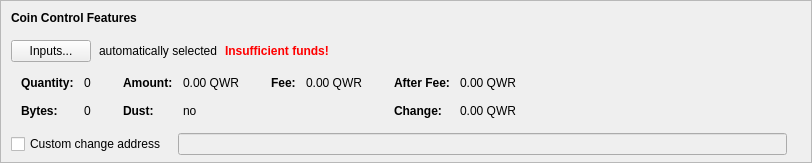
    <widget class="QFrame" name="frameCoinControl">
     <property name="sizePolicy">
      <sizepolicy hsizetype="Expanding" vsizetype="Expanding">
       <horstretch>0</horstretch>
       <verstretch>0</verstretch>
      </sizepolicy>
     </property>
     <property name="maximumSize">
      <size>
       <width>16777215</width>
       <height>16777215</height>
      </size>
     </property>
     <property name="frameShape">
      <enum>QFrame::StyledPanel</enum>
     </property>
     <property name="frameShadow">
      <enum>QFrame::Sunken</enum>
     </property>
     <layout class="QVBoxLayout" name="verticalLayoutCoinControl2">
      <property name="spacing">
       <number>0</number>
      </property>
      <property name="leftMargin">
       <number>0</number>
      </property>
      <property name="topMargin">
       <number>0</number>
      </property>
      <property name="rightMargin">
       <number>0</number>
      </property>
      <property name="bottomMargin">
       <number>6</number>
      </property>
      <item>
       <layout class="QVBoxLayout" name="verticalLayoutCoinControl" stretch="0,0,0,0,1">
        <property name="spacing">
         <number>0</number>
        </property>
        <property name="leftMargin">
         <number>10</number>
        </property>
        <property name="topMargin">
         <number>10</number>
        </property>
        <item>
         <layout class="QHBoxLayout" name="horizontalLayoutCoinControl1">
          <property name="bottomMargin">
           <number>15</number>
          </property>
          <item>
           <widget class="QLabel" name="labelCoinControlFeatures">
            <property name="sizePolicy">
             <sizepolicy hsizetype="Preferred" vsizetype="Maximum">
              <horstretch>0</horstretch>
              <verstretch>0</verstretch>
             </sizepolicy>
            </property>
            <property name="font">
             <font>
              <weight>75</weight>
              <bold>true</bold>
             </font>
            </property>
            <property name="styleSheet">
             <string notr="true">font-weight:bold;</string>
            </property>
            <property name="text">
             <string>Coin Control Features</string>
            </property>
           </widget>
          </item>
         </layout>
        </item>
        <item>
         <layout class="QHBoxLayout" name="horizontalLayoutCoinControl2" stretch="0,0,0,0">
          <property name="spacing">
           <number>8</number>
          </property>
          <property name="bottomMargin">
           <number>10</number>
          </property>
          <item>
           <widget class="QPushButton" name="pushButtonCoinControl">
            <property name="styleSheet">
             <string notr="true"/>
            </property>
            <property name="text">
             <string>Inputs...</string>
            </property>
            <property name="autoDefault">
             <bool>false</bool>
            </property>
           </widget>
          </item>
          <item>
           <widget class="QLabel" name="labelCoinControlAutomaticallySelected">
            <property name="text">
             <string>automatically selected</string>
            </property>
            <property name="margin">
             <number>5</number>
            </property>
           </widget>
          </item>
          <item>
           <widget class="QLabel" name="labelCoinControlInsuffFunds">
            <property name="font">
             <font>
              <weight>75</weight>
              <bold>true</bold>
             </font>
            </property>
            <property name="styleSheet">
             <string notr="true">color:red;font-weight:bold;</string>
            </property>
            <property name="text">
             <string>Insufficient funds!</string>
            </property>
            <property name="margin">
             <number>5</number>
            </property>
           </widget>
          </item>
          <item>
           <spacer name="horizontalSpacerCoinControl">
            <property name="orientation">
             <enum>Qt::Horizontal</enum>
            </property>
            <property name="sizeHint" stdset="0">
             <size>
              <width>40</width>
              <height>1</height>
             </size>
            </property>
           </spacer>
          </item>
         </layout>
        </item>
        <item>
         <widget class="QWidget" name="widgetCoinControl" native="true">
          <property name="sizePolicy">
           <sizepolicy hsizetype="Preferred" vsizetype="Preferred">
            <horstretch>0</horstretch>
            <verstretch>0</verstretch>
           </sizepolicy>
          </property>
          <property name="minimumSize">
           <size>
            <width>0</width>
            <height>0</height>
           </size>
          </property>
          <property name="styleSheet">
           <string notr="true"/>
          </property>
          <layout class="QHBoxLayout" name="horizontalLayoutCoinControl5">
           <property name="leftMargin">
            <number>0</number>
           </property>
           <property name="topMargin">
            <number>0</number>
           </property>
           <property name="rightMargin">
            <number>0</number>
           </property>
           <property name="bottomMargin">
            <number>0</number>
           </property>
           <item>
            <layout class="QHBoxLayout" name="horizontalLayoutCoinControl3" stretch="0,0,0,1">
             <property name="spacing">
              <number>20</number>
             </property>
             <property name="topMargin">
              <number>0</number>
             </property>
             <property name="bottomMargin">
              <number>10</number>
             </property>
             <item>
              <layout class="QFormLayout" name="formLayoutCoinControl1">
               <property name="horizontalSpacing">
                <number>10</number>
               </property>
               <property name="verticalSpacing">
                <number>14</number>
               </property>
               <property name="leftMargin">
                <number>10</number>
               </property>
               <property name="topMargin">
                <number>4</number>
               </property>
               <property name="rightMargin">
                <number>6</number>
               </property>
               <item row="0" column="0">
                <widget class="QLabel" name="labelCoinControlQuantityText">
                 <property name="font">
                  <font>
                   <weight>75</weight>
                   <bold>true</bold>
                  </font>
                 </property>
                 <property name="text">
                  <string>Quantity:</string>
                 </property>
                 <property name="margin">
                  <number>0</number>
                 </property>
                </widget>
               </item>
               <item row="0" column="1">
                <widget class="QLabel" name="labelCoinControlQuantity">
                 <property name="cursor">
                  <cursorShape>IBeamCursor</cursorShape>
                 </property>
                 <property name="contextMenuPolicy">
                  <enum>Qt::ActionsContextMenu</enum>
                 </property>
                 <property name="text">
                  <string notr="true">0</string>
                 </property>
                 <property name="margin">
                  <number>0</number>
                 </property>
                 <property name="textInteractionFlags">
                  <set>Qt::LinksAccessibleByMouse|Qt::TextSelectableByKeyboard|Qt::TextSelectableByMouse</set>
                 </property>
                </widget>
               </item>
               <item row="1" column="0">
                <widget class="QLabel" name="labelCoinControlBytesText">
                 <property name="font">
                  <font>
                   <weight>75</weight>
                   <bold>true</bold>
                  </font>
                 </property>
                 <property name="text">
                  <string>Bytes:</string>
                 </property>
                </widget>
               </item>
               <item row="1" column="1">
                <widget class="QLabel" name="labelCoinControlBytes">
                 <property name="cursor">
                  <cursorShape>IBeamCursor</cursorShape>
                 </property>
                 <property name="contextMenuPolicy">
                  <enum>Qt::ActionsContextMenu</enum>
                 </property>
                 <property name="text">
                  <string notr="true">0</string>
                 </property>
                 <property name="textInteractionFlags">
                  <set>Qt::LinksAccessibleByMouse|Qt::TextSelectableByKeyboard|Qt::TextSelectableByMouse</set>
                 </property>
                </widget>
               </item>
              </layout>
             </item>
             <item>
              <layout class="QFormLayout" name="formLayoutCoinControl2">
               <property name="horizontalSpacing">
                <number>10</number>
               </property>
               <property name="verticalSpacing">
                <number>14</number>
               </property>
               <property name="leftMargin">
                <number>6</number>
               </property>
               <property name="topMargin">
                <number>4</number>
               </property>
               <property name="rightMargin">
                <number>6</number>
               </property>
               <item row="0" column="0">
                <widget class="QLabel" name="labelCoinControlAmountText">
                 <property name="font">
                  <font>
                   <weight>75</weight>
                   <bold>true</bold>
                  </font>
                 </property>
                 <property name="text">
                  <string>Amount:</string>
                 </property>
                 <property name="margin">
                  <number>0</number>
                 </property>
                </widget>
               </item>
               <item row="0" column="1">
                <widget class="QLabel" name="labelCoinControlAmount">
                 <property name="cursor">
                  <cursorShape>IBeamCursor</cursorShape>
                 </property>
                 <property name="contextMenuPolicy">
                  <enum>Qt::ActionsContextMenu</enum>
                 </property>
                 <property name="text">
                  <string notr="true">0.00 QWR</string>
                 </property>
                 <property name="textInteractionFlags">
                  <set>Qt::LinksAccessibleByMouse|Qt::TextSelectableByKeyboard|Qt::TextSelectableByMouse</set>
                 </property>
                </widget>
               </item>
               <item row="1" column="0">
                <widget class="QLabel" name="labelCoinControlLowOutputText">
                 <property name="font">
                  <font>
                   <weight>75</weight>
                   <bold>true</bold>
                  </font>
                 </property>
                 <property name="text">
                  <string>Dust:</string>
                 </property>
                </widget>
               </item>
               <item row="1" column="1">
                <widget class="QLabel" name="labelCoinControlLowOutput">
                 <property name="cursor">
                  <cursorShape>IBeamCursor</cursorShape>
                 </property>
                 <property name="contextMenuPolicy">
                  <enum>Qt::ActionsContextMenu</enum>
                 </property>
                 <property name="text">
                  <string notr="true">no</string>
                 </property>
                 <property name="textInteractionFlags">
                  <set>Qt::LinksAccessibleByMouse|Qt::TextSelectableByKeyboard|Qt::TextSelectableByMouse</set>
                 </property>
                </widget>
               </item>
              </layout>
             </item>
             <item>
              <layout class="QFormLayout" name="formLayoutCoinControl3">
               <property name="horizontalSpacing">
                <number>10</number>
               </property>
               <property name="verticalSpacing">
                <number>14</number>
               </property>
               <property name="leftMargin">
                <number>6</number>
               </property>
               <property name="topMargin">
                <number>4</number>
               </property>
               <property name="rightMargin">
                <number>6</number>
               </property>
               <item row="0" column="0">
                <widget class="QLabel" name="labelCoinControlFeeText">
                 <property name="font">
                  <font>
                   <weight>75</weight>
                   <bold>true</bold>
                  </font>
                 </property>
                 <property name="text">
                  <string>Fee:</string>
                 </property>
                 <property name="margin">
                  <number>0</number>
                 </property>
                </widget>
               </item>
               <item row="0" column="1">
                <widget class="QLabel" name="labelCoinControlFee">
                 <property name="cursor">
                  <cursorShape>IBeamCursor</cursorShape>
                 </property>
                 <property name="contextMenuPolicy">
                  <enum>Qt::ActionsContextMenu</enum>
                 </property>
                 <property name="text">
                  <string notr="true">0.00 QWR</string>
                 </property>
                 <property name="textInteractionFlags">
                  <set>Qt::LinksAccessibleByMouse|Qt::TextSelectableByKeyboard|Qt::TextSelectableByMouse</set>
                 </property>
                </widget>
               </item>
              </layout>
             </item>
             <item>
              <layout class="QFormLayout" name="formLayoutCoinControl4">
               <property name="horizontalSpacing">
                <number>10</number>
               </property>
               <property name="verticalSpacing">
                <number>14</number>
               </property>
               <property name="leftMargin">
                <number>6</number>
               </property>
               <property name="topMargin">
                <number>4</number>
               </property>
               <property name="rightMargin">
                <number>6</number>
               </property>
               <item row="0" column="0">
                <widget class="QLabel" name="labelCoinControlAfterFeeText">
                 <property name="font">
                  <font>
                   <weight>75</weight>
                   <bold>true</bold>
                  </font>
                 </property>
                 <property name="text">
                  <string>After Fee:</string>
                 </property>
                 <property name="margin">
                  <number>0</number>
                 </property>
                </widget>
               </item>
               <item row="0" column="1">
                <widget class="QLabel" name="labelCoinControlAfterFee">
                 <property name="cursor">
                  <cursorShape>IBeamCursor</cursorShape>
                 </property>
                 <property name="contextMenuPolicy">
                  <enum>Qt::ActionsContextMenu</enum>
                 </property>
                 <property name="text">
                  <string notr="true">0.00 QWR</string>
                 </property>
                 <property name="textInteractionFlags">
                  <set>Qt::LinksAccessibleByMouse|Qt::TextSelectableByKeyboard|Qt::TextSelectableByMouse</set>
                 </property>
                </widget>
               </item>
               <item row="1" column="0">
                <widget class="QLabel" name="labelCoinControlChangeText">
                 <property name="font">
                  <font>
                   <weight>75</weight>
                   <bold>true</bold>
                  </font>
                 </property>
                 <property name="text">
                  <string>Change:</string>
                 </property>
                </widget>
               </item>
               <item row="1" column="1">
                <widget class="QLabel" name="labelCoinControlChange">
                 <property name="cursor">
                  <cursorShape>IBeamCursor</cursorShape>
                 </property>
                 <property name="contextMenuPolicy">
                  <enum>Qt::ActionsContextMenu</enum>
                 </property>
                 <property name="text">
                  <string notr="true">0.00 QWR</string>
                 </property>
                 <property name="textInteractionFlags">
                  <set>Qt::LinksAccessibleByMouse|Qt::TextSelectableByKeyboard|Qt::TextSelectableByMouse</set>
                 </property>
                </widget>
               </item>
              </layout>
             </item>
            </layout>
           </item>
          </layout>
         </widget>
        </item>
        <item>
         <layout class="QHBoxLayout" name="horizontalLayoutCoinControl4" stretch="0,0,0">
          <property name="spacing">
           <number>12</number>
          </property>
          <property name="sizeConstraint">
           <enum>QLayout::SetDefaultConstraint</enum>
          </property>
          <property name="topMargin">
           <number>5</number>
          </property>
          <property name="rightMargin">
           <number>5</number>
          </property>
          <item>
           <widget class="QCheckBox" name="checkBoxCoinControlChange">
            <property name="toolTip">
             <string>If this is activated, but the change address is empty or invalid, change will be sent to a newly generated address.</string>
            </property>
            <property name="text">
             <string>Custom change address</string>
            </property>
           </widget>
          </item>
          <item>
           <widget class="QValidatedLineEdit" name="lineEditCoinControlChange">
            <property name="enabled">
             <bool>false</bool>
            </property>
            <property name="sizePolicy">
             <sizepolicy hsizetype="Expanding" vsizetype="Fixed">
              <horstretch>0</horstretch>
              <verstretch>0</verstretch>
             </sizepolicy>
            </property>
           </widget>
          </item>
          <item>
           <widget class="QLabel" name="labelCoinControlChangeLabel">
            <property name="sizePolicy">
             <sizepolicy hsizetype="Preferred" vsizetype="Expanding">
              <horstretch>0</horstretch>
              <verstretch>0</verstretch>
             </sizepolicy>
            </property>
            <property name="minimumSize">
             <size>
              <width>0</width>
              <height>0</height>
             </size>
            </property>
            <property name="text">
             <string/>
            </property>
            <property name="margin">
             <number>3</number>
            </property>
           </widget>
          </item>
         </layout>
        </item>
        <item>
         <spacer name="verticalSpacerCoinControl">
          <property name="orientation">
           <enum>Qt::Vertical</enum>
          </property>
          <property name="sizeHint" stdset="0">
           <size>
            <width>800</width>
            <height>1</height>
           </size>
          </property>
         </spacer>
        </item>
       </layout>
      </item>
     </layout>
    </widget>
